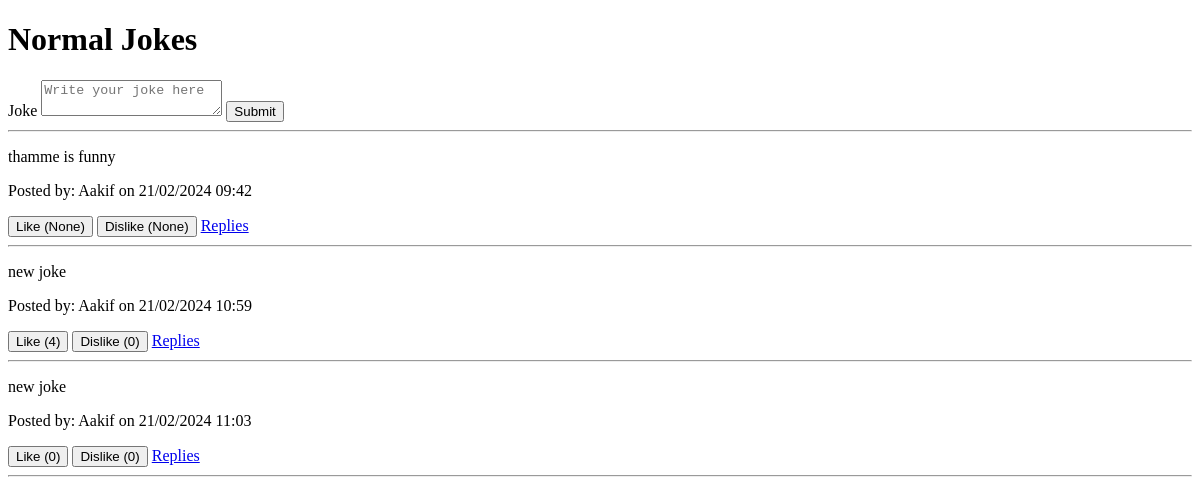
Page /normal_jokes on the earlier database version.
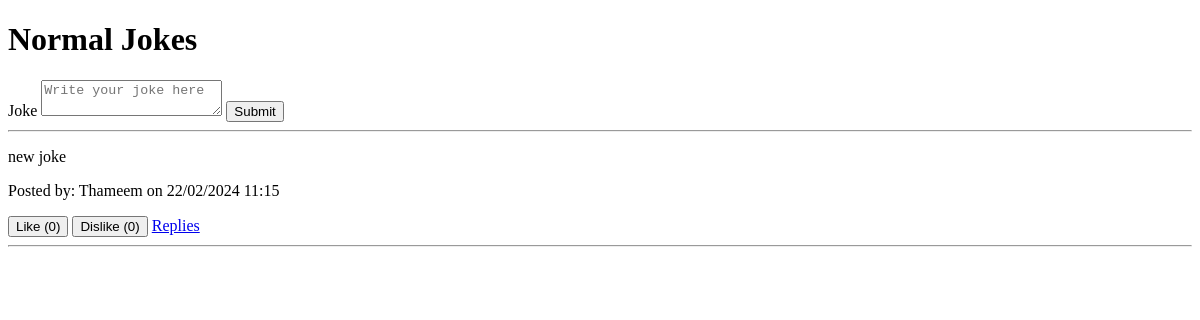
Same page on the later database version.
### app.py (models this page shows)
class NormalJoke(db.Model):
    id = db.Column(db.Integer, primary_key=True)
    user_id = db.Column(db.Integer, db.ForeignKey('user.id'), nullable=False)
    date = db.Column(db.DateTime, nullable=False, default=datetime.utcnow)
    joke = db.Column(db.Text, nullable=False)
    likes = db.Column(db.Integer, default=0)  # Add likes attribute here
    dislikes = db.Column(db.Integer, default=0)  # Add dislikes attribute here
    user = db.relationship('User', backref='normal_jokes')

class User(db.Model, UserMixin):
    id = db.Column(db.Integer, primary_key=True)
    username = db.Column(db.String(20), nullable=False, unique=True)
    email = db.Column(db.String(120), nullable=False, unique=True)
    password = db.Column(db.String(80), nullable=False)

### app.py (the view)
@app.route('/normal_jokes', methods=['GET', 'POST'])
def normal_jokes():
    form = NormalJokeForm()
    if form.validate_on_submit():
        new_joke = NormalJoke(user=current_user, joke=form.joke.data)
        db.session.add(new_joke)
        db.session.commit()
        return redirect(url_for('normal_jokes'))
    jokes = NormalJoke.query.all()
    return render_template('normal_jokes.html', form=form, jokes=jokes)

### app.py
class NormalJokeForm(FlaskForm):
    joke = TextAreaField('Joke', validators=[InputRequired()])
    submit = SubmitField('Submit')

### templates/normal_jokes.html (shortened to what this page needs)
{% extends 'layout.html' %} {% block title %} Normal Jokes {% endblock title %}
{% block body %}
<h1>Normal Jokes</h1>
<form method="POST" action="">
  {{ form.hidden_tag() }} {{ form.joke.label }} {{
  form.joke(class="form-control", placeholder="Write your joke here") }} {{
  form.submit(class="btn btn-primary") }}
</form>
<hr />
{% for joke in jokes %}
<div>
  <p>{{ joke.joke }}</p>
  <p>
    Posted by: {{ joke.user.username }} on {{ joke.date.strftime('%d/%m/%Y
    %H:%M') }}
  </p>
  <form
    action="{{ url_for('like_joke', joke_id=joke.id) }}"
    method="post"
    style="display: inline"
  >
    <button type="submit" class="btn btn-primary">
      Like ({{ joke.likes }})
    </button>
  </form>
  <form
    action="{{ url_for('dislike_joke', joke_id=joke.id) }}"
    method="post"
    style="display: inline"
  >
    <button type="submit" class="btn btn-danger">
      Dislike ({{ joke.dislikes }})
    </button>
  </form>
  <a href="{{ url_for('reply_joke', joke_id=joke.id) }}" class="btn btn-info"
    >Replies</a
  >
  <hr />
</div>
{% endfor %} {% endblock body %}

### templates/layout.html (shortened to what this page needs)
<!DOCTYPE html>
<html lang="en">
<head>
</head>
<body>
    {% block body %}
    {% endblock body %}
</body>
</html>

Differences in the rows shown:
removed NormalJoke: joke "thamme is funny", user.username "Aakif", date "21/02/2024 09:42", likes "None", dislikes "None"
removed NormalJoke: joke "new joke", user.username "Aakif", date "21/02/2024 10:59", likes "4", dislikes "0"
removed NormalJoke: joke "new joke", user.username "Aakif", date "21/02/2024 11:03", likes "0", dislikes "0"
added NormalJoke: joke "new joke", user.username "Thameem", date "22/02/2024 11:15", likes "0", dislikes "0"
